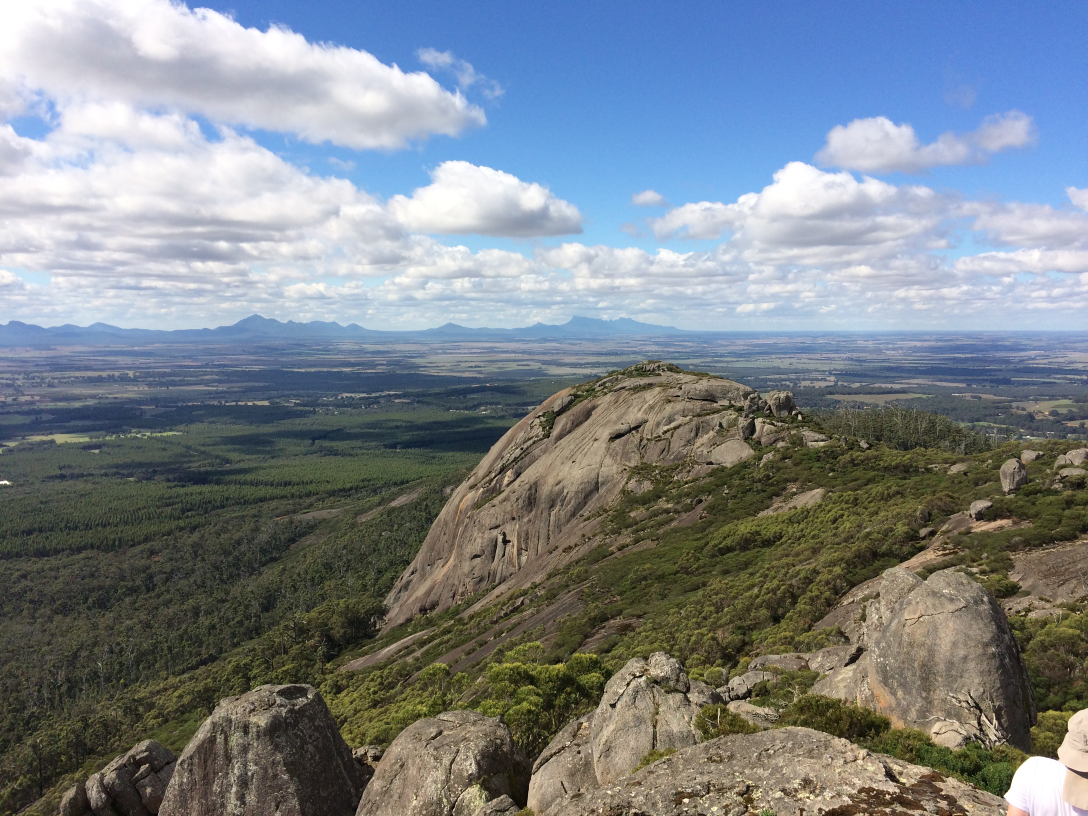
#> input picture images/Porongorups.JPG, 3264 x 2448 px (shown at 1/3 size)
$ jupyter execute --allow-errors Construct_data.ipynb   (shell and % lines are left out)
#> lines starting #> are read from the running program, lines starting #| are printed output that depends on the picture
# Image correlation with OpenCL

## Introduction

The development of Convolutional neural networks has brought about a significant advance in machine learning capabilities in computer vision. Training and inference in Convolutional Neural networks rely on the application of many filters to an image via 2D discrete convolution. If $I$ is a 2D image and $K$ is a filter, then a 2D discrete convolution is

$$V(i,j)=(I*K)(i,j)=\sum_{u}\sum_v I(i-u,j-v)K(u,v)$$

In practice, convolutional neural networks are not affected if the filter is flipped, so a conceptually-simpler cross-correlation is used instead.

$$C(i,j)=(I\star K)(i,j)=\sum_{u}\sum_v I(i+u,j+v)K(u,v)$$

Source: The book **Deep Learning** by Goodfellow, Bengio, and Courville, available at this link [here](https://www.amazon.com/Deep-Learning-Adaptive-Computation-Machine/dp/0262035618/ref=sr_1_3?ie=UTF8&qid=1533006310&sr=8-3&keywords=deep+learning).

The algorithm for implementing a cross-correlation can be visualised as follows. The image is padded with zeros and the filter is applied to every pixel in the filtered image, using the value in the pixel and its neighbours as the input. Points in the image are multiplied by corresponding points in the filter and the result is summed to produce a value at that pixel. By applying the filter across the image one can make a filtered image ready for further processing in the convolutional neural network.

<figure style="float:center">

    <figcaption style= "text-align:lower; margin:2px; float:bottom; vertical-align:bottom">Figure: The cross-correlation algorithm applied to an image. </figcaption>
</figure>

### Flops count for a 3x3 filter

* 18 fetches (2x9)
* 1 store
* 18 FLOPs
* 4 Bytes per element

FLOPs / Byte ratio == 0.24, memory bandwidth limited!

## Construct the input data

[cell 1]
import numpy as np
import skimage
from matplotlib import pyplot as plt
from skimage import color, io


# define a standard data type
float_type = np.float32

# Read in the image
im_col = io.imread("images/Porongorups.JPG")
#> im_col is the input picture: shape (2448, 3264, 3); mean R, G, B 123.5, 131.6, 138
image = color.rgb2gray(im_col).astype(float_type)[747:1771, 1175:2455]
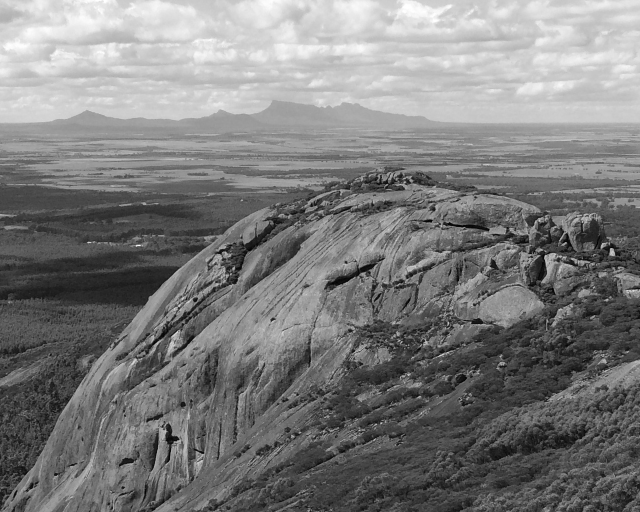
#> image: shape (1024, 1280) float32 (shown at 1/2 size); min 0, max 1, mean 0.489
print(image.shape)
#| (1024, 1280)

# Plot the image
[fig, ax] = plt.subplots(1, 1, figsize=(6, 4))
ax.imshow(image, cmap=plt.get_cmap("Greys_r"))
ax.set_title("The Porongurups")
plt.show()

# Get the filter
filtr = np.zeros((3,3), dtype=float_type) - 1.0
filtr[1,1] = 8.0
# Since we are doing a cross-correlation these paddings apply
pad0_l = 0
pad0_r = 2
pad1_l = 0
pad1_r = 2
